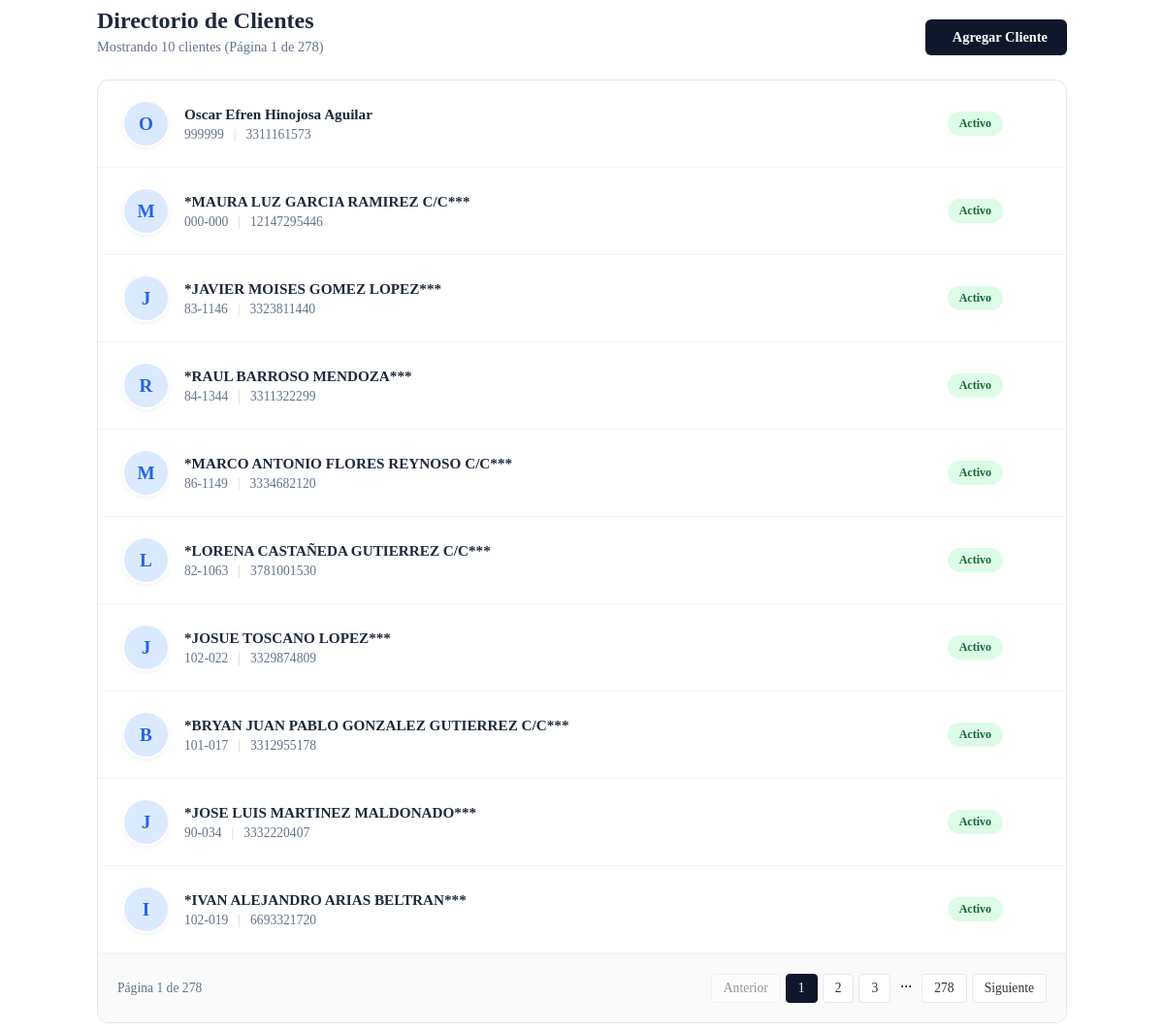
The page /vistas/clientes.php on the database its author committed.
### tables this page shows
CREATE TABLE `clientes` (
  `id` int(11) NOT NULL,
  `numero` varchar(20) NOT NULL,
  `nombre` varchar(255) DEFAULT NULL,
  `usuario` varchar(50) DEFAULT NULL,
  `correo` varchar(100) DEFAULT NULL,
  `password` varchar(255) DEFAULT NULL,
  `direccion` text DEFAULT NULL,
  `telefono_1` varchar(50) DEFAULT NULL,
  `telefono_1_whatsapp` varchar(50) NOT NULL,
  `telefono_2` varchar(50) DEFAULT NULL,
  `telefono_2_whatsapp` varchar(50) NOT NULL,
  `link_mapa` text DEFAULT NULL,
  `nota` text DEFAULT NULL,
  `fecha_registro` date DEFAULT NULL
);

### vistas/clientes.php (the view, shortened to what this page needs)
<?php
$registros_por_pagina = 10;
$pagina_actual = isset($_GET['pag']) && is_numeric($_GET['pag']) ? (int)$_GET['pag'] : 1;
$inicio_query = ($pagina_actual - 1) * $registros_por_pagina;
$sql_total = "SELECT COUNT(*) as total FROM clientes";
$resultado_total = $conn->query($sql_total);
$fila_total = $resultado_total->fetch_assoc();
$total_registros = $fila_total['total'];
$total_paginas = ceil($total_registros / $registros_por_pagina);
$sql = "SELECT * FROM clientes ORDER BY id DESC LIMIT $inicio_query, $registros_por_pagina";
$result = $conn->query($sql);
?>
<div class="clients-wrapper view-shell">
    <div class="header-flex">
        <div class="page-header">
            <h2 style="margin:0; color:#1e293b;">Directorio de Clientes</h2>
            <p style="margin:5px 0 0 0; color:#64748B; font-size:0.9rem;">
                Mostrando <?php echo $result->num_rows; ?> clientes (Página <?php echo $pagina_actual; ?> de <?php echo $total_paginas; ?>)
            </p>
        </div>
        <a href="dashboard.php?vista=clientes_agregar" class="btn-add">
            <i class="fa-solid fa-plus"></i> Agregar Cliente
        </a>
    </div>
    <div class="card-box">
        <?php if ($result && $result->num_rows > 0): ?>
            <?php while($cliente = $result->fetch_assoc()): ?>
                <div class="client-item">
                    <div class="client-info">
                        <div class="client-avatar">
                            <?php
                                $nombre_completo = isset($cliente['nombre']) ? $cliente['nombre'] : '?';
                                if (preg_match('/[a-zA-ZñÑáéíóúÁÉÍÓÚ]/', $nombre_completo, $coincidencias)) {
                                    $inicial = $coincidencias[0];
                                } else {
                                    $inicial = substr($nombre_completo, 0, 1);
                                }
                                echo strtoupper($inicial);
                            ?>
                        </div>
                        <div class="client-details">
                            <h4><?php echo htmlspecialchars($cliente['nombre']); ?></h4>
                            <p>
                                <span title="Número de Cliente">
                                    <?php echo htmlspecialchars($cliente['numero'] ?? '---'); ?>
                                </span>
                                <span class="separator">|</span>
                                <span>
                                    <?php echo htmlspecialchars($cliente['telefono_1'] ?? '---'); ?>
                                </span>
                            </p>
                        </div>
                    </div>
                    <div class="client-actions">
                        <span class="badge badge-active">Activo</span>
                    </div>
                </div>
            <?php endwhile; ?>
        <?php endif; ?>
        <?php if ($total_paginas > 1): ?>
        <div class="pagination-container">
            <div class="page-info">
                Página <?php echo $pagina_actual; ?> de <?php echo $total_paginas; ?>
            </div>
            <div class="pagination-controls">
                <?php if ($pagina_actual > 1): ?>
                    <a href="dashboard.php?vista=clientes&pag=<?php echo ($pagina_actual - 1); ?>" class="page-link">
                        <i class="fa-solid fa-chevron-left"></i> Anterior
                    </a>
                <?php else: ?>
                    <span class="page-link disabled"><i class="fa-solid fa-chevron-left"></i> Anterior</span>
                <?php endif; ?>
                <?php for($i = 1; $i <= $total_paginas; $i++): ?>
                    <?php if ($i == 1 || $i == $total_paginas || ($i >= $pagina_actual - 2 && $i <= $pagina_actual + 2)): ?>
                        <a href="dashboard.php?vista=clientes&pag=<?php echo $i; ?>"
                           class="page-link <?php echo ($i == $pagina_actual) ? 'active' : ''; ?>">
                           <?php echo $i; ?>
                        </a>
                    <?php elseif ($i == $pagina_actual - 3 || $i == $pagina_actual + 3): ?>
                        <span style="padding: 0 5px;">...</span>
                    <?php endif; ?>
                <?php endfor; ?>
                <?php if ($pagina_actual < $total_paginas): ?>
                    <a href="dashboard.php?vista=clientes&pag=<?php echo ($pagina_actual + 1); ?>" class="page-link">
                        Siguiente <i class="fa-solid fa-chevron-right"></i>
                    </a>
                <?php else: ?>
                    <span class="page-link disabled">Siguiente <i class="fa-solid fa-chevron-right"></i></span>
                <?php endif; ?>
            </div>
        </div>
        <?php endif; ?>
    </div>
</div>

### vistas/clientes.php (style rules this page uses)
.clients-wrapper { max-width: 1000px; margin: 0 auto; }
.header-flex { display: flex; justify-content: space-between; align-items: end; margin-bottom: 25px; }
.page-header { margin: 0; }
.btn-add { background-color: #0F172A; color: white; padding: 10px 20px; border-radius: 6px; text-decoration: none; font-weight: 600; font-size: 0.9rem; display: flex; align-items: center; gap: 8px; transition: background 0.2s; border: none; cursor: pointer; }
.card-box { background: white; border: 1px solid #e2e8f0; border-radius: 12px; padding: 0; box-shadow: 0 1px 3px rgba(0,0,0,0.02); overflow: hidden; }
.client-item { display: flex; align-items: center; justify-content: space-between; padding: 20px 25px; border-bottom: 1px solid #f1f5f9; transition: background 0.1s; }
.client-info { display: flex; align-items: center; gap: 15px; }
.client-avatar { width: 45px; height: 45px; background-color: #DBEAFE; color: #2563EB; border-radius: 50%; display: flex; align-items: center; justify-content: center; font-size: 1.2rem; font-weight: 700; text-transform: uppercase; border: 2px solid #fff; box-shadow: 0 2px 4px rgba(0,0,0,0.05); }
.client-details h4 { margin: 0 0 4px 0; font-size: 0.95rem; color: #1e293b; font-weight: 600; }
.client-details p { margin: 0; font-size: 0.85rem; color: #64748B; display: flex; gap: 10px; }
.separator { color: #cbd5e1; }
.client-actions { display: flex; align-items: center; gap: 20px; }
.badge { padding: 5px 12px; border-radius: 20px; font-size: 0.75rem; font-weight: 600; }
.badge-active { background-color: #DCFCE7; color: #166534; }
.pagination-container { padding: 20px; display: flex; justify-content: space-between; align-items: center; border-top: 1px solid #f1f5f9; background-color: #FAFAFA; }
.page-info { font-size: 0.85rem; color: #64748B; }
.pagination-controls { display: flex; gap: 5px; }
.page-link { padding: 6px 12px; border: 1px solid #e2e8f0; background: white; color: #333; text-decoration: none; border-radius: 4px; font-size: 0.85rem; transition: all 0.2s; }
.page-link.active { background-color: #0F172A; color: white; border-color: #0F172A; }
.page-link.disabled { opacity: 0.5; pointer-events: none; cursor: default; }

### rows shown on the page
clientes: inicial "O", nombre "Oscar Efren Hinojosa Aguilar", numero "999999", telefono_1 "3311161573"
clientes: inicial "M", nombre "*MAURA LUZ GARCIA RAMIREZ C/C***", numero "000-000", telefono_1 "12147295446"
clientes: inicial "J", nombre "*JAVIER MOISES GOMEZ LOPEZ***", numero "83-1146", telefono_1 "3323811440"
clientes: inicial "R", nombre "*RAUL BARROSO MENDOZA***", numero "84-1344", telefono_1 "3311322299"
clientes: inicial "M", nombre "*MARCO ANTONIO FLORES REYNOSO C/C***", numero "86-1149", telefono_1 "3334682120"
clientes: inicial "L", nombre "*LORENA CASTAÑEDA GUTIERREZ C/C***", numero "82-1063", telefono_1 "3781001530"
clientes: inicial "J", nombre "*JOSUE TOSCANO LOPEZ***", numero "102-022", telefono_1 "3329874809"
clientes: inicial "B", nombre "*BRYAN JUAN PABLO GONZALEZ GUTIERREZ C/C***", numero "101-017", telefono_1 "3312955178"
clientes: inicial "J", nombre "*JOSE LUIS MARTINEZ MALDONADO***", numero "90-034", telefono_1 "3332220407"
clientes: inicial "I", nombre "*IVAN ALEJANDRO ARIAS BELTRAN***", numero "102-019", telefono_1 "6693321720"

### other values the page prints
$result->num_rows "10"
$pagina_actual "1"
$total_paginas "278"
